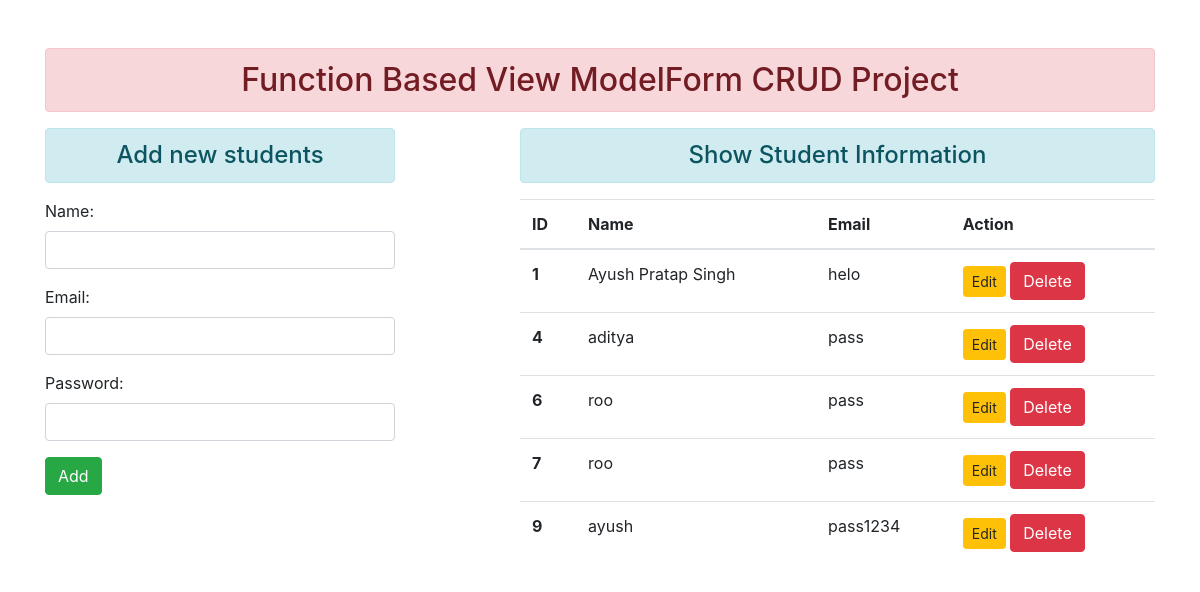
Before: / with the older database file.
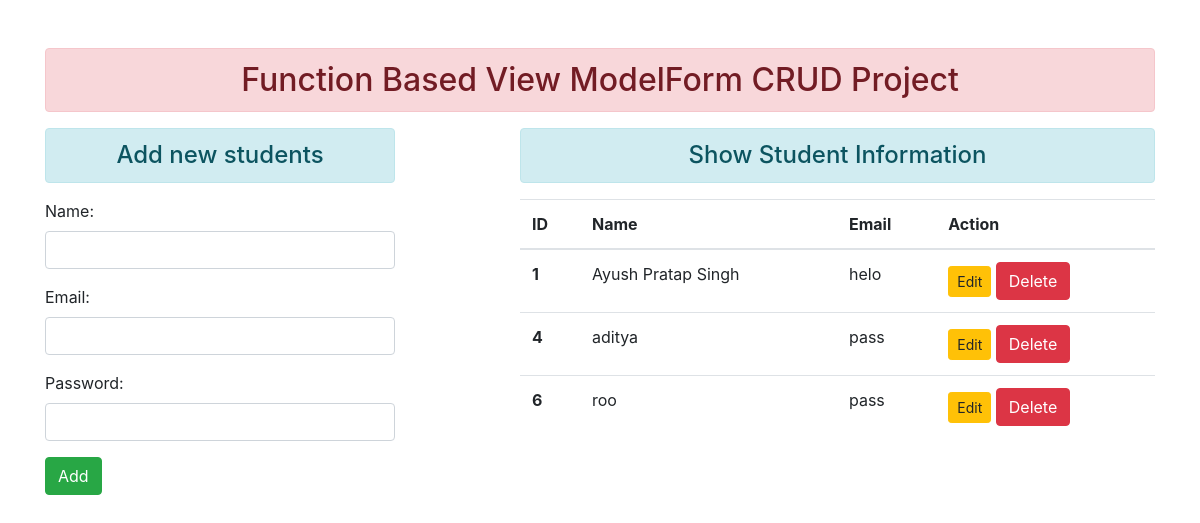
After: the same page with the newer database file.
### enroll/models.py (models this page shows)
class User(models.Model):
    name = models.CharField(max_length=100)
    email = models.EmailField(max_length=100)
    password = models.CharField(max_length=100)

### enroll/views.py (the view)
# urls.py: path('', views.add_show, name="addandshow"),
def add_show(request):
    if request.method == 'POST':
        fm = StudentRegistration(request.POST)
        if fm.is_valid():
            nm = fm.cleaned_data['name']
            em = fm.cleaned_data['email']
            pw = fm.cleaned_data['password']
            reg = User(name=nm, email=em, password=pw)
            reg.save()
            fm = StudentRegistration()
    else:
        fm = StudentRegistration()
    stud = User.objects.all()
    return render(request, 'add.html', {'form': fm, 'stu': stud})

### enroll/forms.py
class StudentRegistration(forms.ModelForm):
    class Meta:
        model = User
        fields = ['name', 'email', 'password']
        widgets = {
            'name': forms.TextInput(attrs={'class': 'form-control'}),
            'email': forms.EmailInput(attrs={'class': 'form-control'}),
            'password': forms.PasswordInput(render_value=True, attrs={'class': 'form-control'}),
        }

### enroll/templates/add.html (shortened to what this page needs)
{% extends 'base.html' %}
{% block content %}
 <div class="row">
   <div class="col-12 col-sm-4">
     <h4 class="text-center alert alert-info">Add new students</h4>
     <form class="" action="" method="POST">
       {{form.as_p}}
       <input type="submit" class="btn btn-success" name="" value="Add">
     </form>
   </div>
   <div class="col-12 col-sm-7 offset-1">
     <h4 class="text-center alert alert-info">Show Student Information</h4>
     {% if stu %}
       <table class="table table-hover">
         <thead>
           <tr>
             <th scope="col">ID</th>
             <th scope="col">Name</th>
             <th scope="col">Email</th>
             <th scope="col">Action</th>
           </tr>
         </thead>
         <tbody>
           {% for st in stu %}
               <tr>
                 <th scope="row">{{st.id}}</th>
                 <td>{{st.name}}</td>
                 <td>{{st.password}}</td>
                 <td>
                   <a href="{% url 'updatedata' st.id %}" class="btn btn-warning btn-sm">Edit</a>
                   <form class="d-inline" action="{% url 'deletedata' st.id %}" method="POST">
                     <input type="submit" class="btn btn-danger" value="Delete">
                   </form>
                 </td>
               </tr>
           {% endfor %}
         </tbody>
       </table>
     {% else %}
       <h4 class="text-center alert alert-warning">No Records</h4>
     {% endif %}
   </div>
 </div>
{% endblock content %}

### enroll/templates/base.html (shortened to what this page needs)
<!DOCTYPE html>
{% load static %}
<html lang="en" dir="ltr">
  <head>
    <link rel="stylesheet" href="{% static 'enroll/css/bootstrap.css' %}">
  </head>
  <body>
   <div class="container mt-5">
     <h2 class="text-center alert alert-danger">Function Based View ModelForm CRUD Project</h2>
     {% block content %}
     {% endblock content %}
   </div>
  </body>
</html>

Changed rows visible on the page:
removed User: id "7", name "roo", password "pass"
removed User: id "9", name "ayush", password "pass1234"
